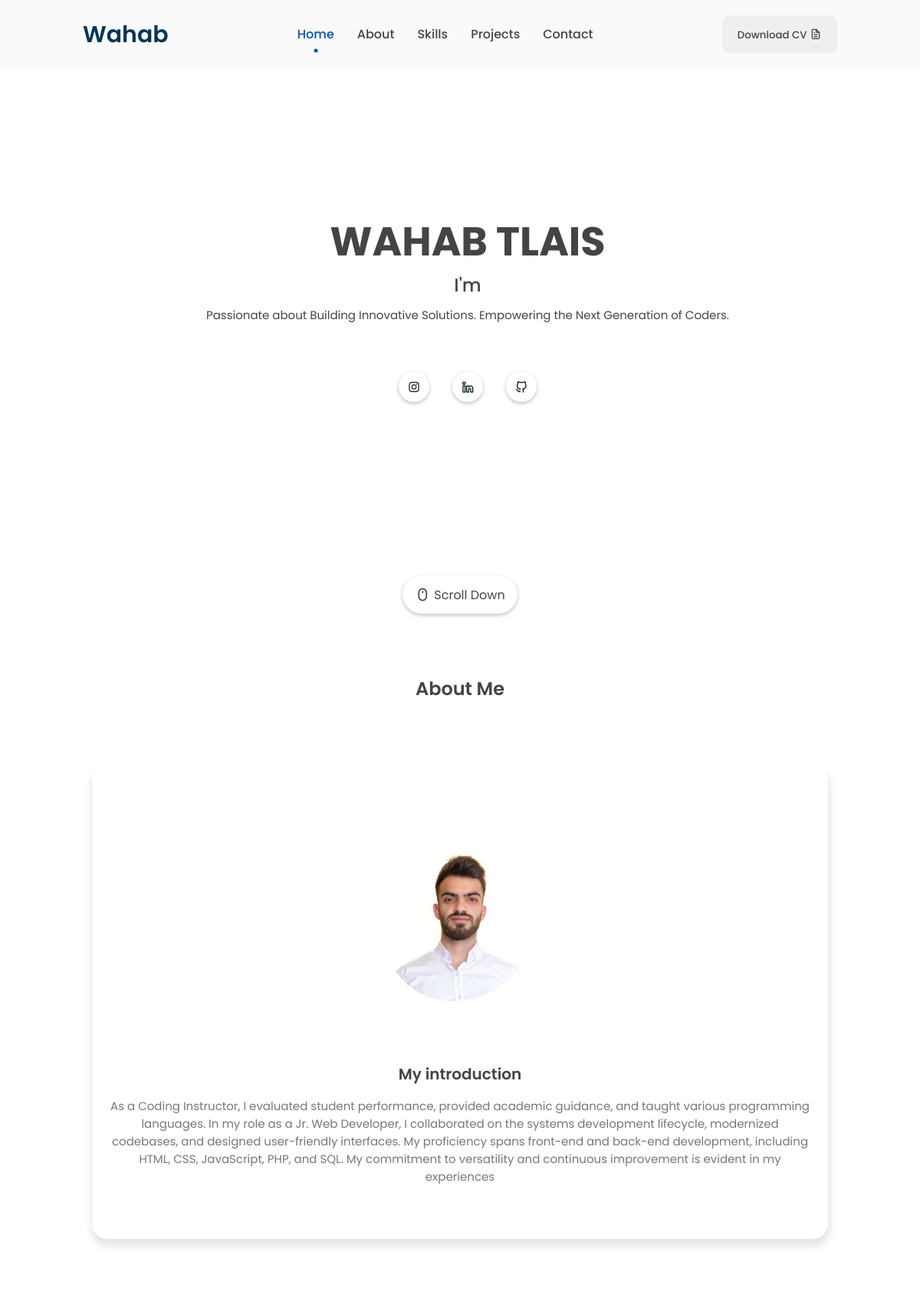
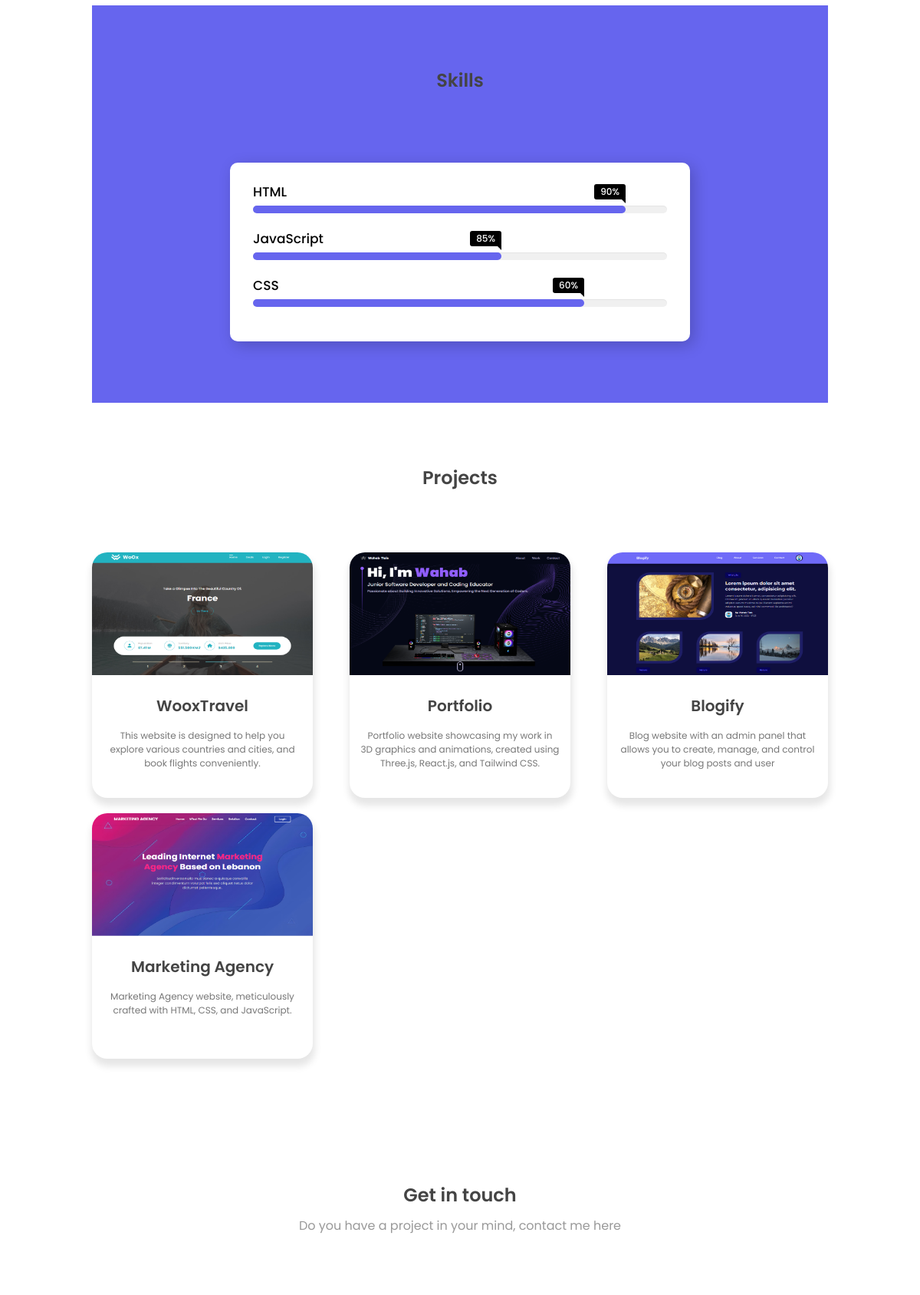
The page / (upper part) on the database its author committed (2 pictures, top to bottom).
### tables this page shows
CREATE TABLE IF NOT EXISTS `social_links` (
  `id` int(3) NOT NULL AUTO_INCREMENT,
  `social_name` varchar(50) NOT NULL,
  `social_url` varchar(2000) NOT NULL,
  `social_icon` varchar(200) NOT NULL,
  PRIMARY KEY (`id`)
);

CREATE TABLE IF NOT EXISTS `about_me` (
  `id` int(3) NOT NULL AUTO_INCREMENT,
  `image` varchar(50) NOT NULL,
  `description` varchar(500) NOT NULL,
  PRIMARY KEY (`id`)
);

CREATE TABLE IF NOT EXISTS `skills` (
  `id` int(3) NOT NULL AUTO_INCREMENT,
  `title` varchar(50) NOT NULL,
  `class` varchar(50) NOT NULL,
  `percentage` varchar(50) NOT NULL,
  PRIMARY KEY (`id`)
);

CREATE TABLE IF NOT EXISTS `projects` (
  `id` int(11) NOT NULL AUTO_INCREMENT,
  `name` varchar(50) NOT NULL,
  `description` varchar(200) NOT NULL,
  `image` varchar(255) NOT NULL,
  PRIMARY KEY (`id`)
);

### index.php (the view, shortened to what this page needs)
<?php
require("admin/server/config.php")
?>
<?php
$statement = $PDO->prepare("SELECT * FROM details WHERE id=1");
$statement->execute();
$result = $statement->fetchAll(PDO::FETCH_ASSOC);
foreach ($result as $row) {
	$resume = $row['resume'];
}
$statement1 = $PDO->prepare("SELECT * FROM about_me WHERE id=1");
$statement1->execute();
$result1 = $statement1->fetchAll(PDO::FETCH_ASSOC);
foreach ($result1 as $row) {
	$aboutMe_image = $row['image'];
	$aboutMe_desc = $row['description'];
}
?>
<!DOCTYPE html>
<html lang="en">
<head>
    <link rel="stylesheet" href="https://unicons.iconscout.com/release/v4.0.8/css/line.css" />
    <link rel="stylesheet" href="https://cdnjs.cloudflare.com/ajax/libs/font-awesome/6.3.0/css/all.min.css" />
    <link rel="stylesheet" href="assets/css/style.css" />
    <link rel="stylesheet" href="skills.css" />
</head>
<body>
    <div class="container">
        <nav id="header">
            <div class="nav-logo">
                <a href="#" class="nav-name">Wahab</a>
            </div>
            <div class="nav-menu" id="myNavMenu">
                <ul class="nav_menu_list">
                    <li class="nav_list">
                        <a href="#home" class="nav-link active-link">Home</a>
                    </li>
                    <li class="nav_list">
                        <a href="#about" class="nav-link">About</a>
                    </li>
                    <li class="nav_list">
                        <a href="#skills" class="nav-link">Skills</a>
                    </li>
                    <li class="nav_list">
                        <a href="#projects" class="nav-link">Projects</a>
                    </li>
                    <li class="nav_list">
                        <a href="#contact" class="nav-link">Contact</a>
                    </li>
                </ul>
            </div>
            <div class="nav-button">
                <button class="btn">
                    <a href="assets/pdf/<?= $resume ?>">
                        Download CV <i class="uil uil-file-alt"></i>
                    </a>
                </button>
            </div>
        </nav>
        <main class="wrapper">
            <section class="featured-box" id="home">
                <div class="featured-text">
                    <div class="featured-name">
                        <h1>WAHAB TLAIS</h1>
                    </div>
                    <div class="featured-job-name">
                        <p>I'm <span class="typedText"></span></p>
                    </div>
                    <div class="featured-text-info">
                        <p>
                            Passionate about Building Innovative Solutions. Empowering the
                            Next Generation of Coders.
                        </p>
                    </div>
                    <div class="social_icons">
                        <?php
						$statement = $PDO->prepare("SELECT * FROM social_links");
						$statement->execute();
						$result = $statement->fetchAll(PDO::FETCH_ASSOC);
						foreach ($result as $link) :
						?>
                        <a href="<?= $link['social_url'] ?>" class="icon"><i
                                class="<?= $link['social_icon'] ?>"></i></a>
                        <?php endforeach; ?>
                    </div>
                </div>
                <div class="scroll-icon-box">
                    <a href="#about" class="scroll-btn">
                        <i class="uil uil-mouse-alt"></i>
                        <p>Scroll Down</p>
                    </a>
                </div>
            </section>
            <section class="section" id="about">
                <div class="top-header">
                    <h1>About Me</h1>
                </div>
                <div class="row">
                    <div class="about-info">
                        <div class="col">
                            <div class="featured-image">
                                <div class="image">
                                    <img src="assets/images/<?= $aboutMe_image ?>" alt="avatar" />
                                </div>
                            </div>
                        </div>
                        <div class="col about-text">
                            <h3>My introduction</h3>
                            <p>
                                <?= $aboutMe_desc ?>
                            </p>
                        </div>
                    </div>
                </div>
            </section>
            <section class="section" id="skills">
                <div class="top-header">
                    <h1>Skills</h1>
                </div>
                <div class="skill-bars">
                    <?php
					$statement = $PDO->prepare("SELECT * FROM skills");
					$statement->execute();
					$result = $statement->fetchAll(PDO::FETCH_ASSOC);
					foreach ($result as $skill) :
					?>
                    <div class="bar">
                        <div class="info">
                            <span><?= $skill['title'] ?></span>
                        </div>
                        <div class="progress-line <?= $skill['class'] ?>">
                            <span style="content:<?= $skill['percentage'] ?>; width: <?= $skill['percentage'] ?> ;
                                ">
                            </span>
                        </div>
                    </div>
                    <?php endforeach; ?>
                </div>
            </section>
            <section class="section" id="projects">
                <div class="top-header">
                    <h1>Projects</h1>
                </div>
                <div class="project-container">
                    <?php
					$statement = $PDO->prepare("SELECT * FROM projects");
					$statement->execute();
					$result = $statement->fetchAll(PDO::FETCH_ASSOC);
					foreach ($result as $project) :
					?>
                    <div class="project-box">
                        <img src="assets/images/<?= $project['image'] ?>" alt="<?= $project['name'] ?>" />
                        <h3><?= $project['name'] ?></h3>
                        <label><?= $project['description'] ?></label>
                    </div>
                    <?php endforeach ?>
                </div>
            </section>
            <section class="section" id="contact">
                <div class="top-header">
                    <h1>Get in touch</h1>
                    <span>Do you have a project in your mind, contact me here</span>
                </div>
            </section>
        </main>
    </div>
</body>
</html>

### skills.css (style rules this page uses)
* { margin: 0; padding: 0; box-sizing: border-box; font-family: "Poppins", sans-serif; }
html, body { display: grid; height: 100%; place-items: center; background: #fff; }
#skills { display: flex; flex-direction: column; align-items: center; }
.skill-bars { padding: 25px 30px; width: 600px; background: #fff; box-shadow: 5px 5px 20px rgba(0, 0, 0, 0.2); border-radius: 10px; }
.skill-bars .bar { margin: 20px 0; }
.skill-bars .bar:first-child { margin-top: 0px; }
.skill-bars .bar .info { margin-bottom: 5px; }
.skill-bars .bar .info span { font-weight: 500; font-size: 17px; opacity: 0; animation: showText 0.5s 1s linear forwards; }
.skill-bars .bar .progress-line { height: 10px; width: 100%; background: #f0f0f0; position: relative; transform: scaleX(0); transform-origin: left; border-radius: 10px; box-shadow: inset 0 1px 1px rgba(0, 0, 0, 0.05), 0 1px rgba(255, 255, 255, 0.8); animation: animate 1s cubic-bezier(1, 0, 0.5, 1) forwards; }
.bar .progress-line span { height: 100%; position: absolute; border-radius: 10px; transform: scaleX(0); transform-origin: left; background: #6665ee; animation: animate 1s 1s cubic-bezier(1, 0, 0.5, 1) forwards; }
.progress-line span::before { position: absolute; content: ""; top: -10px; right: 0; height: 0; width: 0; border: 7px solid transparent; border-bottom-width: 0px; border-right-width: 0px; border-top-color: #000; opacity: 0; animation: showText2 0.5s 1.5s linear forwards; }
.progress-line span::after { position: absolute; top: -28px; right: 0; font-weight: 500; background: #000; color: #fff; padding: 1px 8px; font-size: 12px; border-radius: 3px; opacity: 0; animation: showText2 0.5s 1.5s linear forwards; }
.progress-line.html span::after { content: "90%"; }
.progress-line.css span::after { content: "60%"; }
.progress-line.js span::after { content: "85%"; }

### rows shown on the page
about_me: image (picture), description "As a Coding Instructor, I evaluated student performance, provided academic guidance, and taught various programming languages. In my role as a Jr. Web Developer, I collaborated on the systems development lifecycle, modernized codebases, and designed user-friendly interfaces. My proficiency spans front-end and back-end development, including HTML, CSS, JavaScript, PHP, and SQL. My commitment to versatility and continuous improvement is evident in my experiences"
skills: title "HTML"
skills: title "JavaScript"
skills: title "CSS"
projects: image (picture), name "WooxTravel", description "This website is designed to help you explore various countries and cities, and book flights conveniently."
projects: image+name (picture), name "Portfolio", description "Portfolio website showcasing my work in 3D graphics and animations, created using Three.js, React.js, and Tailwind CSS."
projects: image (picture), name "Blogify", description "Blog website with an admin panel that allows you to create, manage, and control your blog posts and user"
projects: image (picture), name "Marketing Agency", description "Marketing Agency website, meticulously crafted with HTML, CSS, and JavaScript."
